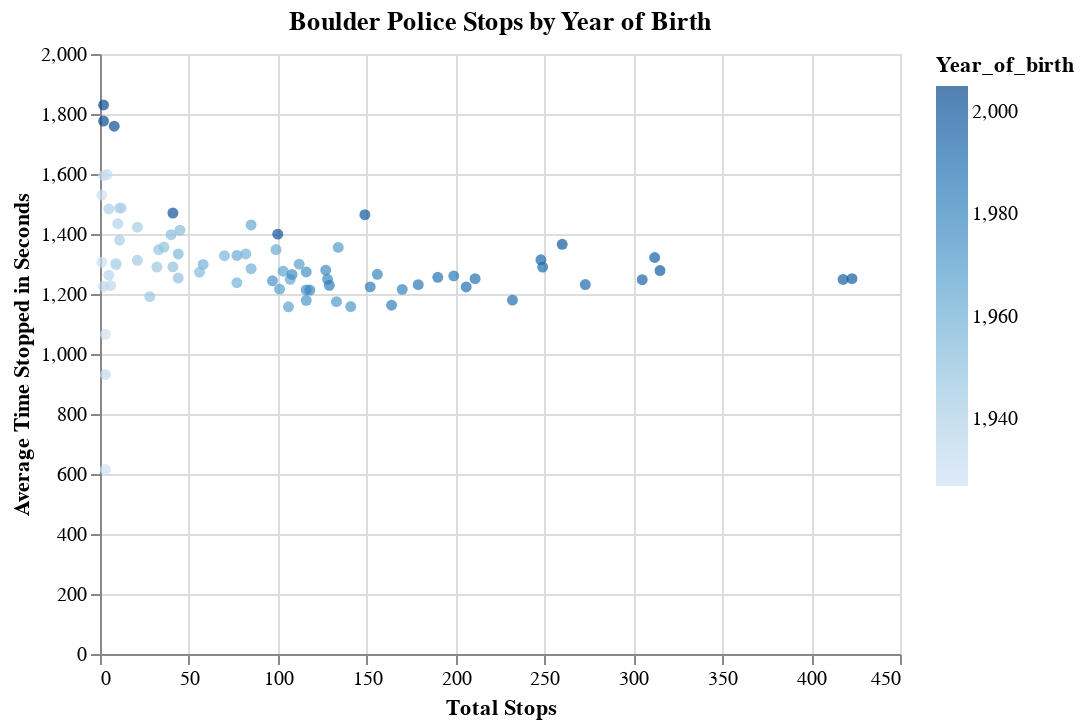

Here is the notebook cell this chart was saved with:
### Markdown cell above
# V2

### Code cell
alt.Chart(year_gb, title="Boulder Police Stops by Year of Birth").mark_circle().encode(
    x = "Total Stops",
    y = alt.Y("stoptime", axis=alt.Axis(title='Average Time Stopped in Seconds')),
    color = "Year_of_birth"
)

### Figure 1 — Vega-Lite specification as saved in the notebook (floating-point values rounded to 4 significant figures)
{"config": {"view": {"continuousWidth": 400, "continuousHeight": 300}}, "data": {"name": "data-c1a023ecef254439609acacb99e96fd1"}, "mark": "circle", "encoding": {"color": {"type": "quantitative", "field": "Year_of_birth"}, "x": {"type": "quantitative", "field": "Total Stops"}, "y": {"type": "quantitative", "axis": {"title": "Average Time Stopped in Seconds"}, "field": "stoptime"}}, "title": "Boulder Police Stops by Year of Birth", "$schema": "https://vega.github.io/schema/vega-lite/v4.8.1.json", "datasets": {"data-c1a023ecef254439609acacb99e96fd1": [{"Year_of_birth": 1927, "Total Stops": 3, "stoptime": 615.0}, {"Year_of_birth": 1928, "Total Stops": 1, "stoptime": 1530.0}, {"Year_of_birth": 1929, "Total Stops": 3, "stoptime": 1066.0}, {"Year_of_birth": 1930, "Total Stops": 1, "stoptime": 1306.0}, {"Year_of_birth": 1931, "Total Stops": 4, "stoptime": 1598.0}, {"Year_of_birth": 1932, "Total Stops": 2, "stoptime": 1594.0}, {"Year_of_birth": 1933, "Total Stops": 2, "stoptime": 1226.0}, {"Year_of_birth": 1934, "Total Stops": 3, "stoptime": 931.7}, {"Year_of_birth": 1935, "Total Stops": 6, "stoptime": 1228.0}, {"Year_of_birth": 1936, "Total Stops": 5, "stoptime": 1263.0}, {"Year_of_birth": 1937, "Total Stops": 9, "stoptime": 1297.0}, {"Year_of_birth": 1938, "Total Stops": 9, "stoptime": 1302.0}, {"Year_of_birth": 1939, "Total Stops": 12, "stoptime": 1487.0}, {"Year_of_birth": 1940, "Total Stops": 10, "stoptime": 1434.0}, {"Year_of_birth": 1941, "Total Stops": 5, "stoptime": 1484.0}, {"Year_of_birth": 1942, "Total Stops": 11, "stoptime": 1486.0}, {"Year_of_birth": 1943, "Total Stops": 11, "stoptime": 1379.0}, {"Year_of_birth": 1944, "Total Stops": 21, "stoptime": 1423.0}, {"Year_of_birth": 1945, "Total Stops": 21, "stoptime": 1312.0}, {"Year_of_birth": 1946, "Total Stops": 28, "stoptime": 1191.0}, {"Year_of_birth": 1947, "Total Stops": 32, "stoptime": 1290.0}, {"Year_of_birth": 1948, "Total Stops": 33, "stoptime": 1348.0}, {"Year_of_birth": 1949, "Total Stops": 36, "stoptime": 1357.0}, {"Year_of_birth": 1950, "Total Stops": 44, "stoptime": 1253.0}, {"Year_of_birth": 1951, "Total Stops": 41, "stoptime": 1290.0}, {"Year_of_birth": 1952, "Total Stops": 40, "stoptime": 1398.0}, {"Year_of_birth": 1953, "Total Stops": 45, "stoptime": 1413.0}, {"Year_of_birth": 1954, "Total Stops": 56, "stoptime": 1273.0}, {"Year_of_birth": 1955, "Total Stops": 44, "stoptime": 1333.0}, {"Year_of_birth": 1956, "Total Stops": 70, "stoptime": 1328.0}, {"Year_of_birth": 1957, "Total Stops": 58, "stoptime": 1298.0}, {"Year_of_birth": 1958, "Total Stops": 82, "stoptime": 1334.0}, {"Year_of_birth": 1959, "Total Stops": 77, "stoptime": 1238.0}, {"Year_of_birth": 1960, "Total Stops": 85, "stoptime": 1284.0}, {"Year_of_birth": 1961, "Total Stops": 77, "stoptime": 1328.0}, {"Year_of_birth": 1962, "Total Stops": 99, "stoptime": 1348.0}, {"Year_of_birth": 1963, "Total Stops": 85, "stoptime": 1430.0}, {"Year_of_birth": 1964, "Total Stops": 107, "stoptime": 1249.0}, {"Year_of_birth": 1965, "Total Stops": 103, "stoptime": 1276.0}, {"Year_of_birth": 1966, "Total Stops": 106, "stoptime": 1157.0}, {"Year_of_birth": 1967, "Total Stops": 112, "stoptime": 1299.0}, {"Year_of_birth": 1968, "Total Stops": 101, "stoptime": 1216.0}, {"Year_of_birth": 1969, "Total Stops": 134, "stoptime": 1355.0}, {"Year_of_birth": 1970, "Total Stops": 133, "stoptime": 1175.0}, {"Year_of_birth": 1971, "Total Stops": 141, "stoptime": 1158.0}, {"Year_of_birth": 1972, "Total Stops": 116, "stoptime": 1179.0}, {"Year_of_birth": 1973, "Total Stops": 97, "stoptime": 1244.0}, {"Year_of_birth": 1974, "Total Stops": 116, "stoptime": 1273.0}, {"Year_of_birth": 1975, "Total Stops": 116, "stoptime": 1214.0}, {"Year_of_birth": 1976, "Total Stops": 108, "stoptime": 1265.0}, {"Year_of_birth": 1977, "Total Stops": 127, "stoptime": 1279.0}, {"Year_of_birth": 1978, "Total Stops": 128, "stoptime": 1249.0}, {"Year_of_birth": 1979, "Total Stops": 118, "stoptime": 1213.0}, {"Year_of_birth": 1980, "Total Stops": 156, "stoptime": 1266.0}, {"Year_of_birth": 1981, "Total Stops": 170, "stoptime": 1215.0}, {"Year_of_birth": 1982, "Total Stops": 164, "stoptime": 1163.0}, {"Year_of_birth": 1983, "Total Stops": 129, "stoptime": 1229.0}, {"Year_of_birth": 1984, "Total Stops": 152, "stoptime": 1224.0}, {"Year_of_birth": 1985, "Total Stops": 199, "stoptime": 1260.0}, {"Year_of_birth": 1986, "Total Stops": 179, "stoptime": 1231.0}, {"Year_of_birth": 1987, "Total Stops": 190, "stoptime": 1255.0}, {"Year_of_birth": 1988, "Total Stops": 211, "stoptime": 1251.0}, {"Year_of_birth": 1989, "Total Stops": 206, "stoptime": 1224.0}, {"Year_of_birth": 1990, "Total Stops": 232, "stoptime": 1180.0}, {"Year_of_birth": 1991, "Total Stops": 249, "stoptime": 1290.0}, {"Year_of_birth": 1992, "Total Stops": 273, "stoptime": 1232.0}, {"Year_of_birth": 1993, "Total Stops": 248, "stoptime": 1314.0}, {"Year_of_birth": 1994, "Total Stops": 305, "stoptime": 1248.0}, {"Year_of_birth": 1995, "Total Stops": 312, "stoptime": 1322.0}, {"Year_of_birth": 1996, "Total Stops": 418, "stoptime": 1248.0}, {"Year_of_birth": 1997, "Total Stops": 423, "stoptime": 1251.0}, {"Year_of_birth": 1998, "Total Stops": 315, "stoptime": 1278.0}, {"Year_of_birth": 1999, "Total Stops": 260, "stoptime": 1366.0}, {"Year_of_birth": 2000, "Total Stops": 149, "stoptime": 1464.0}, {"Year_of_birth": 2001, "Total Stops": 100, "stoptime": 1400.0}, {"Year_of_birth": 2002, "Total Stops": 41, "stoptime": 1470.0}, {"Year_of_birth": 2003, "Total Stops": 8, "stoptime": 1760.0}, {"Year_of_birth": 2004, "Total Stops": 2, "stoptime": 1776.0}, {"Year_of_birth": 2005, "Total Stops": 2, "stoptime": 1830.0}]}}
